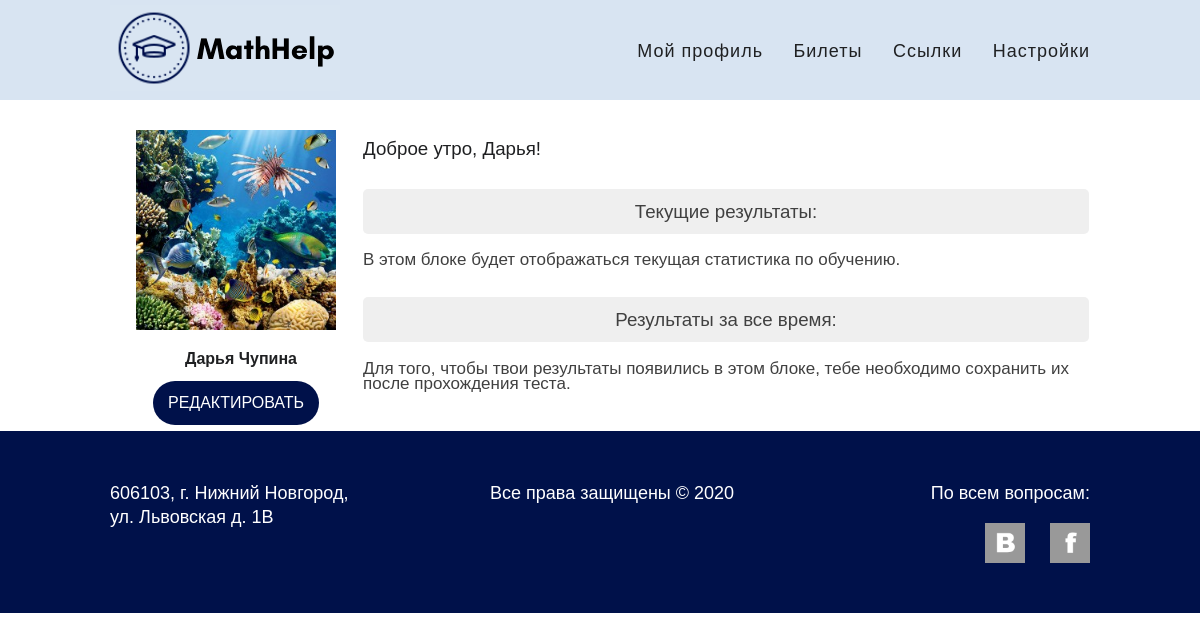
Before: /profiles/dasha234 (signed in) with the older database file.
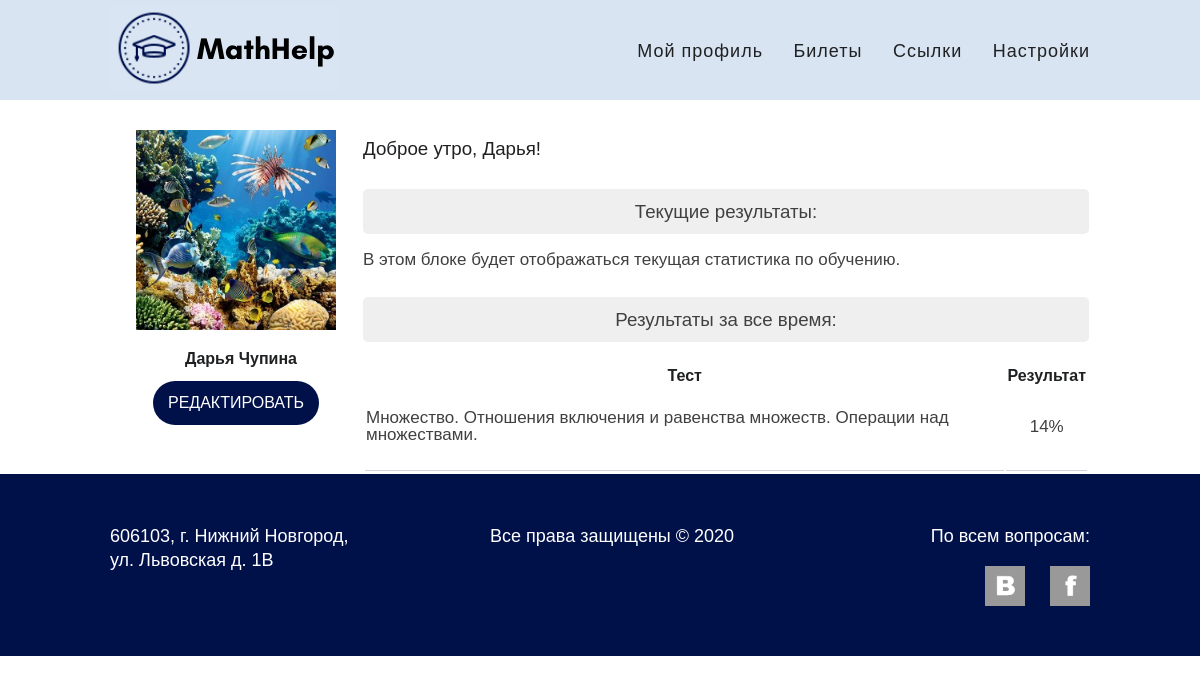
After: the same page with the newer database file.
### apps/profiles/models.py (models this page shows, shortened)
class Profile(models.Model):
    error_messages = {
        'invalid_delete_photo': 'Can not delete default photo.',
    }
    PHOTO_MAX_WIDTH, PHOTO_MAX_HEIGHT = 250, 250
    DEFAULT_PHOTO_PATH = os.path.join('profiles', 'default-avatar.jpg')
    MALE, FEMALE = 'M', 'F'
    GENDER_CHOICES = ((MALE, 'Male'), (FEMALE, 'Female'))
    user = models.OneToOneField(get_user_model(), on_delete=models.CASCADE)
    first_name = models.CharField(max_length=128, default='', blank=True)
    last_name = models.CharField(max_length=128, default='', blank=True)
    photo = models.ImageField(
        upload_to=get_photo_upload_path, default=DEFAULT_PHOTO_PATH
    )
    gender = models.CharField(
        max_length=1, choices=GENDER_CHOICES, default=MALE, blank=True
    )
    age = models.PositiveSmallIntegerField(default=0, blank=True)
    login_count = models.IntegerField(default=0)
    def get_absolute_url(self):
        return reverse(ProfilesConfig.PROFILE_DETAIL_URL, args=[self.user.username])
    def get_absolute_update_url(self):
        return reverse(ProfilesConfig.PROFILE_UPDATE_URL, args=[self.user.username])
    def get_full_name(self):
        return f'{self.first_name} {self.last_name}'

### apps/quiz/models.py (models this page shows, shortened)
class Result(models.Model):
    quiz = models.ForeignKey(Quiz, on_delete=models.CASCADE)
    user = models.ForeignKey(get_user_model(), on_delete=models.CASCADE)
    percent = models.PositiveSmallIntegerField()
    objects = ResultManager()
    @property
    def ticket_name(self):
        return self.quiz.ticket.name

class Quiz(models.Model):
    PASS_PERCENT = 70
    ticket = models.OneToOneField(Ticket, on_delete=models.CASCADE)
    class Meta:
        verbose_name_plural = 'quizzes'

### apps/tickets/models.py (models this page shows, shortened)
class Ticket(models.Model):
    MIN_LEVEL, MAX_LEVEL = 1, 5
    error_messages = {
        'invalid_level': f'Level must be a value from {MIN_LEVEL} to {MAX_LEVEL}.'
    }
    name = models.CharField(max_length=256, unique=True)
    level = models.SmallIntegerField()
    filename = models.CharField(max_length=256, unique=True)
    objects = TicketManager()

### apps/profiles/views.py (the view)
class ProfileDetailView(DetailView):
    template_name = f'{ProfilesConfig.name}/profile-detail.html'
    def get_object(self):
        return None
    def get_context_data(self, **kwargs):
        context = super().get_context_data(**kwargs)
        context['read_tickets'] = [
            Ticket.objects.get(id=ticket_id)
            for ticket_id in self.request.session['read_tickets']
        ]
        context['taken_quizzes'] = []
        for quiz_id, quiz_data in self.request.session['taken_quizzes'].items():
            quiz = Quiz.objects.get(id=quiz_id)
            quiz.result = quiz_data['result']
            quiz.is_saved = quiz_data['is_saved']
            context['taken_quizzes'].append(quiz)
        context['results'] = self.request.user.result_set.all()
        return context

### apps/accounts/context_processors.py (called while the page is built)
def accounts(request):
    return {
        'ACCOUNT_LOGIN_URL':           AccountsConfig.ACCOUNT_LOGIN_URL,
        'ACCOUNT_LOGOUT_URL':          AccountsConfig.ACCOUNT_LOGOUT_URL,
        'ACCOUNT_SETTINGS_URL':        AccountsConfig.ACCOUNT_SETTINGS_URL,
        'ACCOUNT_CREATE_URL':          AccountsConfig.ACCOUNT_CREATE_URL,
        'ACCOUNT_DELETE_URL':          AccountsConfig.ACCOUNT_DELETE_URL,
        'ACCOUNT_PASSWORD_CHANGE_URL': AccountsConfig.ACCOUNT_PASSWORD_CHANGE_URL,
        'ACCOUNT_USERNAME_UPDATE_URL': AccountsConfig.ACCOUNT_USERNAME_UPDATE_URL,
        'ACCOUNT_EMAIL_UPDATE_URL':    AccountsConfig.ACCOUNT_EMAIL_UPDATE_URL,
    }

### apps/forum/context_processors.py (called while the page is built)
def forum(request):
    return {
        'FORUM_COMMENT_CREATE_URL': ForumConfig.FORUM_COMMENT_CREATE_URL,
        'FORUM_COMMENT_DELETE_URL': ForumConfig.FORUM_COMMENT_DELETE_URL,
    }

### apps/pages/context_processors.py (called while the page is built)
def pages(request):
    return {
        'INDEX_URL':      PagesConfig.INDEX_URL,
        'REFERENCES_URL': PagesConfig.REFERENCES_URL,
    }

### apps/quiz/context_processors.py (called while the page is built)
def quiz(request):
    return {
        'QUIZ_FORM_URL':    QuizConfig.QUIZ_FORM_URL,
        'QUIZ_RESULT_URL':  QuizConfig.QUIZ_RESULT_URL,
        'QUIZ_SAVE_URL':    QuizConfig.QUIZ_SAVE_URL,
        'QUIZ_RESTART_URL': QuizConfig.QUIZ_RESTART_URL,
        'QUIZ_REPORT_URL':  QuizConfig.QUIZ_REPORT_URL,
    }

### apps/tickets/context_processors.py (called while the page is built)
def tickets(request):
    return {
        'TICKET_LIST_URL':     TicketsConfig.TICKET_LIST_URL,
    }

### apps/profiles/templates/profiles/profile-detail.html (shortened to what this page needs)
{% extends 'base.html' %}
{% load static %}
{% block css %}
  <link rel="stylesheet" href="{% static 'profiles/css/style.css' %}">
{% endblock %}
{% block content %}
  <div class="container">
    <table class="profile-info">
      <tr>
        <td class="user-info">
          <div>
            <img src="{{ user.profile.photo.url }}" width="200px" height="200px">
            <b>{{ user.profile.get_full_name }}</b>
            <a class="btn btn-blue" href="{{ user.profile.get_absolute_update_url }}">
              Редактировать
            </a>
          </div>
        </td>
        <td class="user-stat">
          <div class="greeting">
            <h3 id="greeting">{{ user.profile.first_name }}</h3>
          </div>
          <div class="heading">
            <h3>Текущие результаты:</h3>
          </div>
          {% if taken_quizzes %}
            <table class="today-results">
              <tr>
                <th>Название</th>
                <th>Прочитан</th>
                <th>Результат</th>
                <th>Сохранен</th>
              </tr>
              {% for quiz in taken_quizzes %}
                <tr>
                  <td class="border-bottom">
                    <a class="body-font" href="{{ quiz.get_absolute_url }}">
                      {{ quiz.ticket.name }}
                    </a>
                  </td>
                  <td class="border-bottom">
                    {% if quiz.ticket in read_tickets %}
                    <img src="{% static 'profiles/img/success.png' %}" width="25" height="25">
                    {% else %}
                    <img src="{% static 'profiles/img/error.png' %}" width="25" height="25">
                    {% endif %}
                  </td>
                  <td class="border-bottom">
                    <p class="body-font2">
                      {{ quiz.result }}%
                    </p>
                  </td>
                  <td class="border-bottom">
                    {% if quiz.is_saved %}
                      <img src="{% static 'profiles/img/success.png' %}" width="25" height="25">
                    {% else %}
                      <img src="{% static 'profiles/img/error.png' %}" width="25" height="25">
                    {% endif %}
                  </td>
                </tr>
              {% endfor %}
            </table>
          {% else %}
          <p class="instruction">В этом блоке будет отображаться текущая статистика по обучению.</p>
          {% endif %}
          <div class="heading">
            <h3>Результаты за все время:</h3>
          </div>
      {% if results %}
          <table class="all-results">
            <tr>
              <th>Тест</th>
              <th>Результат</th>
            </tr>
            {% for result in results %}
              <tr>
                <td class="border-bottom">
                  <p class="body-font2">{{ result.ticket_name }}</p>
                </td>
                <td class="border-bottom">
                  <p class="body-font2">{{ result.percent }}%</p>
                </td>
              </tr>
            {% endfor %}
          </table>
      {% else %}
      <p class="instruction">Для того, чтобы твои результаты появились в этом блоке, тебе необходимо сохранить их после прохождения теста.</p>
      {% endif %}
        </td>
      </tr>
    </table>
  </div>
{% endblock %}

### templates/base.html (shortened to what this page needs)
{% load static %}
<!doctype html>
<html lang="rus">
  <head>
    <link rel="stylesheet" href="{% static 'css/style.css' %}"/>
    <link rel="stylesheet" href="{% static 'css/error.css' %}"/>
    {% block css %}{% endblock %}
  </head>
  <body>
    {% if user.is_authenticated %}
      {% include 'pages/includes/auth-header.html' %}
    {% else %}
      {% include 'pages/includes/anon-header.html' %}
    {% endif %}
    {% block content %} {% endblock %}
    {% include 'pages/includes/footer.html' %}
  </body>
</html>

### apps/pages/templates/pages/includes/auth-header.html (shortened to what this page needs)
{% load static %}
<header class="second-head">
  <div class="container">
    <div class="head-img">
      <img src="{% static 'img/logo-head2.png' %}" width="230" height="86" alt="MathHelp">
    </div>
    <nav class="head-nav">
      <ul class="head-ul">
        <li>
          <a href="{{ user.profile.get_absolute_url }}">Мой профиль</a>
        </li>
        <li>
          <a href="{% url TICKET_LIST_URL %}">Билеты</a>
        </li>
        <li>
          <a href="{% url REFERENCES_URL %}">Ссылки</a>
        </li>
        <li>
          <a>Настройки</a>
        </li>
      </ul>
    </nav>
  </div>
</header>

### apps/pages/templates/pages/includes/footer.html
{% load static %}
<footer class="main-footer">
  <div class="container">
    <div class="footer-top">
      <div class="footer-social-promo">606103, г. Нижний Новгород,<br> ул. Львовская д. 1В<br>
      </div>
      <div class="copyright">Все права защищены © 2020</div>
      <div class="footer-social">
        <p>По всем вопросам:</p>
        <a href="https://vk.com/shalnayalalala" class="social-btn social-btn-vk">Вконтакте</a>
        <a href="https://www.facebook.com/profile.php?id=100014551297555" class="social-btn social-btn-fb" >Facebook</a>
      </div>
    </div>
  </div>
</footer>

### static/css/style.css (style rules this page uses)
body { min-width: 1000px; margin: 0; padding: 0; font-family: Arial, sans-serif; font-size: 16px; line-height: 24px; color: #1f2022; }
.container { width: 980px; margin: 0 auto; padding: 0 10px; }
.border-bottom { padding-bottom: 10px; border-bottom: 1px solid; border-color: #d1d5da; }
.second-head { text-align: justify; letter-spacing: 1px; height: 90px; padding: 5px; background: #D8E4F2; color: #000000; font-family: Arial, sans-serif; }
.head-img { display:inline-block; width: 230px; height: 86px; margin: 0; padding: 0; vertical-align: middle; }
.head-ul { vertical-align: middle; margin: 0; padding: 0; list-style: none; }
.head-ul li { display: inline-block; margin-left: 25px; vertical-align: middle; font-size: 18px; line-height: 20px; }
.head-nav { display: block; float: right; padding-top:33px; }
.head-nav a { color: #1f2022; text-decoration: none; }
.btn { display: inline-block; padding: 15px; margin: 5px; font-size: 16px; line-height: 14px; vertical-align: top; text-align: center; text-decoration: none; text-transform: uppercase; color: #ffffff; cursor: pointer; outline: none; border: none; border-radius:999px; }
.btn-blue { background: #00114a; }
.main-footer { padding-top: 50px; padding-bottom: 50px; background-color: #00114a; color: #ffffff; font-size: 18px; line-height: 24px; }
.footer-top::after { display: table; clear: both; content: ""; }
.copyright { float: left; width: 250px; height: 40px; margin-right: 40px; }
.footer-social-promo { float: left; width: 380px; }
.footer-social { float: right; width: 260px; height: 50; text-align: right; font-size: 0; }
.footer-social p { color: #ffffff; font-size: 18px; line-height: 24px; margin-top:0px; }
.social-btn { display: inline-block; margin-left: 25px; vertical-align: middle; }
.social-btn-vk { width: 40px; height: 40px; background-image: url("../img/icons/ico-vk.png"); background-repeat: no-repeat; }
.social-btn-fb { width: 40px; height: 40px; background-image: url("../img/icons/ico-fb.png"); background-repeat: no-repeat; }
.heading { background: #efefef; border: none; border-radius: 5px; text-align: center; margin-top: 20px; }
.heading h3 { padding-top: 10px; padding-bottom: 10px; font-weight: normal; line-height: 25px; }

### apps/profiles/static/profiles/css/style.css (style rules this page uses)
.profile-info { border-collapse: collapse; width: 980px; }
.profile-info img { padding: 10px; }
.user-info { width: 250px; vertical-align: top; padding-top: 20px; }
.user-info div { text-align: center; }
.user-info b { display: block; margin: 0 auto 5px; padding-left: 10px; }
.user-stat { vertical-align: top; padding-top: 20px; }
.greeting h3 { font-weight: 500; line-height: 20px; color: #1f2022; }
.heading { background: #efefef; border: none; border-radius: 5px; text-align: center; margin-top: 30px; }
.heading h3 { padding-top: 10px; padding-bottom: 10px; font-weight: normal; line-height: 25px; color: #404040; }
.body-font2 { color: #404040; font-size: 17px; line-height: 17px; }
.all-results td:last-child { text-align: center; }
.instruction { color: #404040; font-size: 17px; line-height: 15px; }

Changed rows visible on the page:
added Result: ticket_name "Множество. Отношения включения и равенства множеств. Операции над множествами.", percent "14"
Other visible differences:
text no longer shown: "Для того, чтобы твои результаты появились в этом блоке, тебе необходимо сохранить их после прохождения теста."
text now shown: "Тест Результат"
